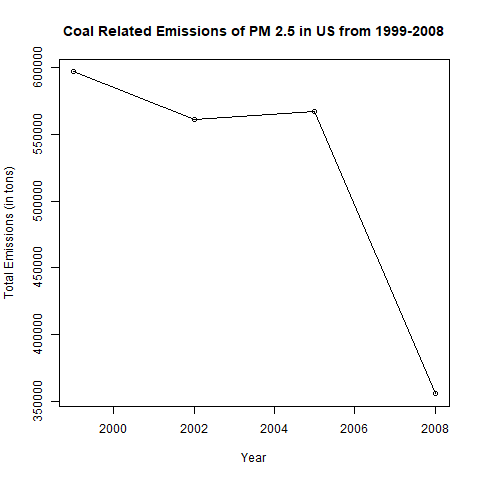

This figure's R source:
EmissionsData <- readRDS("SummarySCC.rds")
View(EmissionsData)
ClassCode <- readRDS("SCC.rds")
View(ClassCode)

CoalClassCode <- ClassCode[grepl("Coal", ClassCode$Short.Name), ]
CoalEmissionsData <- EmissionsData[EmissionsData$SCC %in% CoalClassCode$SCC, ]

CoalEmissionsYear <- aggregate(CoalEmissionsData$Emissions, by = list(CoalEmissionsData$year), FUN = sum)
colnames(CoalEmissionsYear) <- c("Year", "Emissions")

png(filename = "Plot4.png")
plot(CoalEmissionsYear$Year, CoalEmissionsYear$Emissions, type = "o", xlab = "Year",
     ylab = "Total Emissions (in tons)", main = "Coal Related Emissions of PM 2.5 in US from 1999-2008")
dev.off()